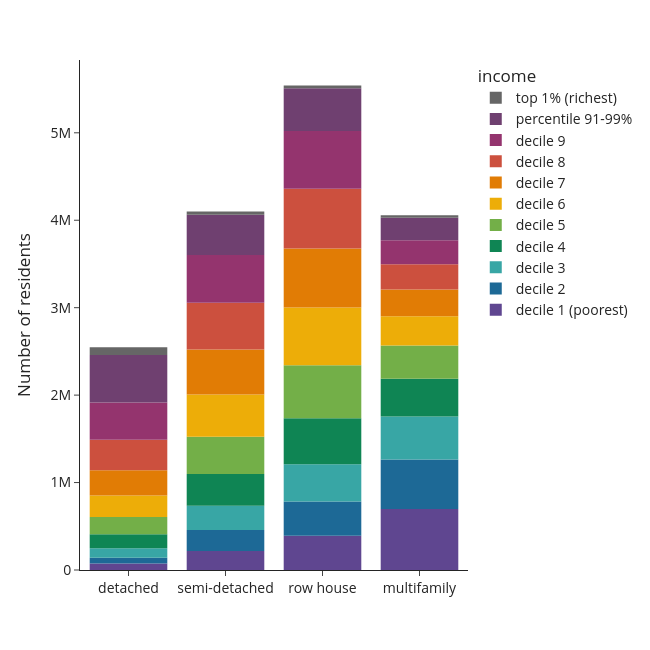

The notebook cell saved with this chart:
### Code cell
df = use['n_hhdmem'+year].groupby(level=[1,0], sort=False).sum().reset_index()
    fig = px.bar(df, y='n_hhdmem'+year, x='typology_lab',color=lab, 
                 #text=df['percentage'].apply(lambda x: '{0:.1%}'.format(x)), 
                 labels={'n_hhdmem'+year:'Number of residents',
                         'typology_lab':'',
                         lab:class_name_short}, 
                 template='simple_white', 
             color_discrete_sequence=px.colors.qualitative.Prism) 
    #fig.update_traces(textposition='inside')
    fig.update_layout(width=650, height=650, 
                      #xaxis_tickformat = '.0%',
                      font=dict(size=14),
                      legend=dict(
        traceorder='reversed',
        #orientation="h",
        #entrywidth=70,
        #yanchor="bottom",
        #y=1.02,
        #xanchor="left",
        #x=-0.25
    ))
    fig.update_traces(marker_line_width=0)
    fig.write_image('visualisations/'+class_name_short+'/stackedbars_cap_per_type_class'+year+age_group+inc_grouping+'.png', scale=3)
    fig.show()

### Figure 1 — Plotly figure (JSON) as saved in the notebook; plotly's stock layout.template omitted (floating-point values rounded to 4 significant figures)
{"data": [{"alignmentgroup": "True", "hovertemplate": "income=decile 1 (poorest)<br>=%{x}<br>Number of residents=%{y}<extra></extra>", "legendgroup": "decile 1 (poorest)", "marker": {"color": "rgb(95, 70, 144)", "line": {"width": 0}, "pattern": {"shape": ""}}, "name": "decile 1 (poorest)", "offsetgroup": "decile 1 (poorest)", "orientation": "v", "showlegend": true, "textposition": "auto", "type": "bar", "x": ["detached", "semi-detached", "row house", "multifamily"], "xaxis": "x", "y": [75725, 216185, 391135, 696670], "yaxis": "y"}, {"alignmentgroup": "True", "hovertemplate": "income=decile 2<br>=%{x}<br>Number of residents=%{y}<extra></extra>", "legendgroup": "decile 2", "marker": {"color": "rgb(29, 105, 150)", "line": {"width": 0}, "pattern": {"shape": ""}}, "name": "decile 2", "offsetgroup": "decile 2", "orientation": "v", "showlegend": true, "textposition": "auto", "type": "bar", "x": ["detached", "semi-detached", "row house", "multifamily"], "xaxis": "x", "y": [64960, 241005, 392680, 565725], "yaxis": "y"}, {"alignmentgroup": "True", "hovertemplate": "income=decile 3<br>=%{x}<br>Number of residents=%{y}<extra></extra>", "legendgroup": "decile 3", "marker": {"color": "rgb(56, 166, 165)", "line": {"width": 0}, "pattern": {"shape": ""}}, "name": "decile 3", "offsetgroup": "decile 3", "orientation": "v", "showlegend": true, "textposition": "auto", "type": "bar", "x": ["detached", "semi-detached", "row house", "multifamily"], "xaxis": "x", "y": [107475, 277775, 424500, 494365], "yaxis": "y"}, {"alignmentgroup": "True", "hovertemplate": "income=decile 4<br>=%{x}<br>Number of residents=%{y}<extra></extra>", "legendgroup": "decile 4", "marker": {"color": "rgb(15, 133, 84)", "line": {"width": 0}, "pattern": {"shape": ""}}, "name": "decile 4", "offsetgroup": "decile 4", "orientation": "v", "showlegend": true, "textposition": "auto", "type": "bar", "x": ["detached", "semi-detached", "row house", "multifamily"], "xaxis": "x", "y": [160570, 361795, 528290, 429550], "yaxis": "y"}, {"alignmentgroup": "True", "hovertemplate": "income=decile 5<br>=%{x}<br>Number of residents=%{y}<extra></extra>", "legendgroup": "decile 5", "marker": {"color": "rgb(115, 175, 72)", "line": {"width": 0}, "pattern": {"shape": ""}}, "name": "decile 5", "offsetgroup": "decile 5", "orientation": "v", "showlegend": true, "textposition": "auto", "type": "bar", "x": ["detached", "semi-detached", "row house", "multifamily"], "xaxis": "x", "y": [198105, 426550, 605905, 380425], "yaxis": "y"}, {"alignmentgroup": "True", "hovertemplate": "income=decile 6<br>=%{x}<br>Number of residents=%{y}<extra></extra>", "legendgroup": "decile 6", "marker": {"color": "rgb(237, 173, 8)", "line": {"width": 0}, "pattern": {"shape": ""}}, "name": "decile 6", "offsetgroup": "decile 6", "orientation": "v", "showlegend": true, "textposition": "auto", "type": "bar", "x": ["detached", "semi-detached", "row house", "multifamily"], "xaxis": "x", "y": [246495, 483050, 659110, 335225], "yaxis": "y"}, {"alignmentgroup": "True", "hovertemplate": "income=decile 7<br>=%{x}<br>Number of residents=%{y}<extra></extra>", "legendgroup": "decile 7", "marker": {"color": "rgb(225, 124, 5)", "line": {"width": 0}, "pattern": {"shape": ""}}, "name": "decile 7", "offsetgroup": "decile 7", "orientation": "v", "showlegend": true, "textposition": "auto", "type": "bar", "x": ["detached", "semi-detached", "row house", "multifamily"], "xaxis": "x", "y": [287895, 514690, 675165, 305820], "yaxis": "y"}, {"alignmentgroup": "True", "hovertemplate": "income=decile 8<br>=%{x}<br>Number of residents=%{y}<extra></extra>", "legendgroup": "decile 8", "marker": {"color": "rgb(204, 80, 62)", "line": {"width": 0}, "pattern": {"shape": ""}}, "name": "decile 8", "offsetgroup": "decile 8", "orientation": "v", "showlegend": true, "textposition": "auto", "type": "bar", "x": ["detached", "semi-detached", "row house", "multifamily"], "xaxis": "x", "y": [348355, 535815, 682730, 287890], "yaxis": "y"}, {"alignmentgroup": "True", "hovertemplate": "income=decile 9<br>=%{x}<br>Number of residents=%{y}<extra></extra>", "legendgroup": "decile 9", "marker": {"color": "rgb(148, 52, 110)", "line": {"width": 0}, "pattern": {"shape": ""}}, "name": "decile 9", "offsetgroup": "decile 9", "orientation": "v", "showlegend": true, "textposition": "auto", "type": "bar", "x": ["detached", "semi-detached", "row house", "multifamily"], "xaxis": "x", "y": [425130, 544675, 659770, 274205], "yaxis": "y"}, {"alignmentgroup": "True", "hovertemplate": "income=percentile 91-99%<br>=%{x}<br>Number of residents=%{y}<extra></extra>", "legendgroup": "percentile 91-99%", "marker": {"color": "rgb(111, 64, 112)", "line": {"width": 0}, "pattern": {"shape": ""}}, "name": "percentile 91-99%", "offsetgroup": "percentile 91-99%", "orientation": "v", "showlegend": true, "textposition": "auto", "type": "bar", "x": ["detached", "semi-detached", "row house", "multifamily"], "xaxis": "x", "y": [543240, 460835, 490575, 257735], "yaxis": "y"}, {"alignmentgroup": "True", "hovertemplate": "income=top 1% (richest)<br>=%{x}<br>Number of residents=%{y}<extra></extra>", "legendgroup": "top 1% (richest)", "marker": {"color": "rgb(102, 102, 102)", "line": {"width": 0}, "pattern": {"shape": ""}}, "name": "top 1% (richest)", "offsetgroup": "top 1% (richest)", "orientation": "v", "showlegend": true, "textposition": "auto", "type": "bar", "x": ["detached", "semi-detached", "row house", "multifamily"], "xaxis": "x", "y": [90465, 37550, 31110, 29710], "yaxis": "y"}], "layout": {"barmode": "relative", "font": {"size": 14}, "height": 650, "legend": {"title": {"text": "income"}, "tracegroupgap": 0, "traceorder": "reversed"}, "margin": {"t": 60}, "width": 650, "xaxis": {"anchor": "y", "domain": [0, 1], "title": {"text": ""}}, "yaxis": {"anchor": "x", "domain": [0, 1], "title": {"text": "Number of residents"}}}}
